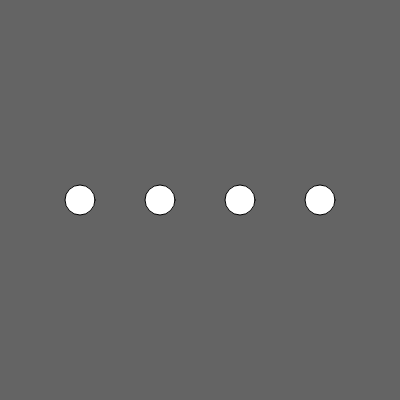
Frame 1 (no input)
Frame 60 (no input): identical to frame 1, image omitted
Frame 120 (the mouse pressed at the canvas centre since frame 60): identical to frame 1, image omitted

The p5.js sketch that drew this single still picture (run headless with seeded random() and noise() and a simulated clock; from frame 60 on, the mouse is pressed at the canvas centre):

// p5.js sketch
// ── sketch.js
let y = 200;

function setup() {
  createCanvas(400, 400);
}

function draw() {
  background(100);

  // Four circles are horizontally aligned
  // by the variable y.
  ellipse(width * 0.2, y, 30, 30); // 20% of width
  ellipse(width * 0.4, y, 30, 30); // 40% of width
  ellipse(width * 0.6, y, 30, 30); // 60% of width
  ellipse(width * 0.8, y, 30, 30); // 80% of width
}
